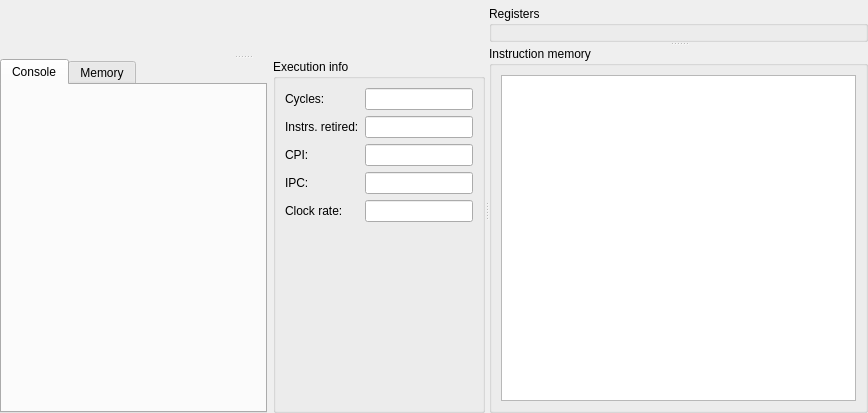
<?xml version="1.0" encoding="UTF-8"?>
<ui version="4.0">
 <class>Ripes::ProcessorTab</class>
 <widget class="QWidget" name="Ripes::ProcessorTab">
  <property name="geometry">
   <rect>
    <x>0</x>
    <y>0</y>
    <width>868</width>
    <height>413</height>
   </rect>
  </property>
  <property name="windowTitle">
   <string notr="true">Form</string>
  </property>
  <layout class="QGridLayout" name="gridLayout">
   <property name="leftMargin">
    <number>0</number>
   </property>
   <property name="topMargin">
    <number>6</number>
   </property>
   <property name="rightMargin">
    <number>0</number>
   </property>
   <property name="bottomMargin">
    <number>0</number>
   </property>
   <item row="0" column="0">
    <widget class="QSplitter" name="viewSplitter">
     <property name="orientation">
      <enum>Qt::Horizontal</enum>
     </property>
     <widget class="QSplitter" name="pipelinesplitter">
      <property name="orientation">
       <enum>Qt::Vertical</enum>
      </property>
      <widget class="vsrtl::VSRTLWidget" name="vsrtlWidget" native="true">
       <property name="sizePolicy">
        <sizepolicy hsizetype="Expanding" vsizetype="Expanding">
         <horstretch>0</horstretch>
         <verstretch>0</verstretch>
        </sizepolicy>
       </property>
      </widget>
      <widget class="QWidget" name="horizontalLayoutWidget_2">
       <layout class="QHBoxLayout" name="horizontalLayout_2" stretch="0,0">
        <item>
         <widget class="QTabWidget" name="tabWidget">
          <property name="currentIndex">
           <number>0</number>
          </property>
          <widget class="QWidget" name="tab">
           <attribute name="title">
            <string>Console</string>
           </attribute>
           <layout class="QGridLayout" name="gridLayout_5">
            <item row="0" column="0">
             <widget class="ConsoleWidget" name="console" native="true"/>
            </item>
           </layout>
          </widget>
          <widget class="QWidget" name="tab_2">
           <attribute name="title">
            <string>Memory</string>
           </attribute>
           <layout class="QGridLayout" name="gridLayout_6">
            <item row="0" column="0">
             <widget class="MemoryViewerWidget" name="widget" native="true"/>
            </item>
           </layout>
          </widget>
         </widget>
        </item>
        <item>
         <widget class="QGroupBox" name="groupBox_2">
          <property name="toolTip">
           <string>Execution statistics of the current program run.</string>
          </property>
          <property name="title">
           <string>Execution info</string>
          </property>
          <layout class="QGridLayout" name="gridLayout_8">
           <item row="0" column="0">
            <layout class="QGridLayout" name="gridLayout_7">
             <item row="1" column="1">
              <widget class="QLineEdit" name="instructionsRetired">
               <property name="toolTip">
                <string>Number of instructions that have completed (left the last pipeline stage).</string>
               </property>
               <property name="sizePolicy">
                <sizepolicy hsizetype="Preferred" vsizetype="Fixed">
                 <horstretch>0</horstretch>
                 <verstretch>0</verstretch>
                </sizepolicy>
               </property>
               <property name="alignment">
                <set>Qt::AlignRight|Qt::AlignTrailing|Qt::AlignVCenter</set>
               </property>
               <property name="readOnly">
                <bool>true</bool>
               </property>
              </widget>
             </item>
             <item row="2" column="0">
              <widget class="QLabel" name="label">
               <property name="toolTip">
                <string>Cycles per instruction</string>
               </property>
               <property name="text">
                <string>CPI:</string>
               </property>
              </widget>
             </item>
             <item row="2" column="1">
              <widget class="QLineEdit" name="cpi">
               <property name="toolTip">
                <string>CPI = cycles / retired instructions. Lower is better; 1.0 is ideal for a scalar pipeline.</string>
               </property>
               <property name="sizePolicy">
                <sizepolicy hsizetype="Preferred" vsizetype="Fixed">
                 <horstretch>0</horstretch>
                 <verstretch>0</verstretch>
                </sizepolicy>
               </property>
               <property name="minimumSize">
                <size>
                 <width>0</width>
                 <height>0</height>
                </size>
               </property>
               <property name="alignment">
                <set>Qt::AlignRight|Qt::AlignTrailing|Qt::AlignVCenter</set>
               </property>
               <property name="readOnly">
                <bool>true</bool>
               </property>
              </widget>
             </item>
             <item row="3" column="0">
              <widget class="QLabel" name="label_2">
               <property name="toolTip">
                <string>Instructions per cycle</string>
               </property>
               <property name="text">
                <string>IPC:</string>
               </property>
              </widget>
             </item>
             <item row="1" column="0">
              <widget class="QLabel" name="nInstrExecutedLabel">
               <property name="sizePolicy">
                <sizepolicy hsizetype="Preferred" vsizetype="Preferred">
                 <horstretch>0</horstretch>
                 <verstretch>0</verstretch>
                </sizepolicy>
               </property>
               <property name="toolTip">
                <string>An instruction has been retired once leaving the final stage of the processor</string>
               </property>
               <property name="text">
                <string>&lt;html&gt;&lt;head/&gt;&lt;body&gt;&lt;p&gt;Instrs. retired:&lt;/p&gt;&lt;/body&gt;&lt;/html&gt;</string>
               </property>
              </widget>
             </item>
             <item row="0" column="1">
              <widget class="QLineEdit" name="cycleCount">
               <property name="toolTip">
                <string>Number of clock cycles simulated since the last reset.</string>
               </property>
               <property name="sizePolicy">
                <sizepolicy hsizetype="Preferred" vsizetype="Fixed">
                 <horstretch>0</horstretch>
                 <verstretch>0</verstretch>
                </sizepolicy>
               </property>
               <property name="alignment">
                <set>Qt::AlignRight|Qt::AlignTrailing|Qt::AlignVCenter</set>
               </property>
               <property name="readOnly">
                <bool>true</bool>
               </property>
              </widget>
             </item>
             <item row="3" column="1">
              <widget class="QLineEdit" name="ipc">
               <property name="toolTip">
                <string>IPC = retired instructions / cycles (the inverse of CPI).</string>
               </property>
               <property name="sizePolicy">
                <sizepolicy hsizetype="Preferred" vsizetype="Preferred">
                 <horstretch>0</horstretch>
                 <verstretch>0</verstretch>
                </sizepolicy>
               </property>
               <property name="minimumSize">
                <size>
                 <width>0</width>
                 <height>0</height>
                </size>
               </property>
               <property name="alignment">
                <set>Qt::AlignRight|Qt::AlignTrailing|Qt::AlignVCenter</set>
               </property>
               <property name="readOnly">
                <bool>true</bool>
               </property>
              </widget>
             </item>
             <item row="0" column="0">
              <widget class="QLabel" name="label_3">
               <property name="toolTip">
                <string>Number of clock cycles simulated since the last reset.</string>
               </property>
               <property name="sizePolicy">
                <sizepolicy hsizetype="Preferred" vsizetype="Preferred">
                 <horstretch>0</horstretch>
                 <verstretch>0</verstretch>
                </sizepolicy>
               </property>
               <property name="text">
                <string>&lt;html&gt;&lt;head/&gt;&lt;body&gt;&lt;p&gt;Cycles:&lt;/p&gt;&lt;/body&gt;&lt;/html&gt;</string>
               </property>
               <property name="textFormat">
                <enum>Qt::RichText</enum>
               </property>
              </widget>
             </item>
             <item row="4" column="0">
              <widget class="QLabel" name="label_4">
               <property name="toolTip">
                <string>Simulated clock cycles per real second while running (averaged, see Settings &gt; Simulator).</string>
               </property>
               <property name="text">
                <string>Clock rate:</string>
               </property>
              </widget>
             </item>
             <item row="4" column="1">
              <widget class="QLineEdit" name="clockRate">
               <property name="toolTip">
                <string>Simulated clock cycles per real second while running (averaged, see Settings &gt; Simulator).</string>
               </property>
               <property name="sizePolicy">
                <sizepolicy hsizetype="Preferred" vsizetype="Fixed">
                 <horstretch>0</horstretch>
                 <verstretch>0</verstretch>
                </sizepolicy>
               </property>
               <property name="alignment">
                <set>Qt::AlignRight|Qt::AlignTrailing|Qt::AlignVCenter</set>
               </property>
               <property name="readOnly">
                <bool>true</bool>
               </property>
              </widget>
             </item>
            </layout>
           </item>
           <item row="1" column="0">
            <spacer name="verticalSpacer">
             <property name="orientation">
              <enum>Qt::Vertical</enum>
             </property>
             <property name="sizeHint" stdset="0">
              <size>
               <width>20</width>
               <height>40</height>
              </size>
             </property>
            </spacer>
           </item>
          </layout>
         </widget>
        </item>
       </layout>
      </widget>
     </widget>
     <widget class="QWidget" name="verticalLayoutWidget">
      <layout class="QVBoxLayout" name="verticalLayout_4" stretch="0">
       <item>
        <layout class="QGridLayout" name="gridLayout_4">
         <item row="0" column="0">
          <widget class="QSplitter" name="rightBarSplitter">
           <property name="orientation">
            <enum>Qt::Vertical</enum>
           </property>
           <property name="childrenCollapsible">
            <bool>false</bool>
           </property>
           <widget class="QGroupBox" name="groupBox">
            <property name="sizePolicy">
             <sizepolicy hsizetype="Preferred" vsizetype="MinimumExpanding">
              <horstretch>0</horstretch>
              <verstretch>0</verstretch>
             </sizepolicy>
            </property>
            <property name="title">
             <string>Registers</string>
            </property>
            <layout class="QGridLayout" name="gridLayout_2">
             <property name="leftMargin">
              <number>0</number>
             </property>
             <property name="topMargin">
              <number>0</number>
             </property>
             <property name="rightMargin">
              <number>0</number>
             </property>
             <property name="bottomMargin">
              <number>0</number>
             </property>
             <item row="0" column="0">
              <widget class="RegisterContainerWidget" name="registerContainerWidget" native="true">
               <property name="sizePolicy">
                <sizepolicy hsizetype="Preferred" vsizetype="MinimumExpanding">
                 <horstretch>0</horstretch>
                 <verstretch>0</verstretch>
                </sizepolicy>
               </property>
              </widget>
             </item>
            </layout>
           </widget>
           <widget class="QGroupBox" name="groupBox_3">
            <property name="sizePolicy">
             <sizepolicy hsizetype="Preferred" vsizetype="MinimumExpanding">
              <horstretch>0</horstretch>
              <verstretch>0</verstretch>
             </sizepolicy>
            </property>
            <property name="minimumSize">
             <size>
              <width>250</width>
              <height>0</height>
             </size>
            </property>
            <property name="title">
             <string>Instruction memory</string>
            </property>
            <layout class="QGridLayout" name="gridLayout_3">
             <item row="0" column="0">
              <widget class="QTableView" name="instructionView">
               <property name="sizePolicy">
                <sizepolicy hsizetype="Preferred" vsizetype="MinimumExpanding">
                 <horstretch>0</horstretch>
                 <verstretch>0</verstretch>
                </sizepolicy>
               </property>
              </widget>
             </item>
            </layout>
           </widget>
          </widget>
         </item>
        </layout>
       </item>
      </layout>
     </widget>
    </widget>
   </item>
  </layout>
 </widget>
 <customwidgets>
  <customwidget>
   <class>RegisterContainerWidget</class>
   <extends>QWidget</extends>
   <header>registercontainerwidget.h</header>
   <container>1</container>
  </customwidget>
  <customwidget>
   <class>vsrtl::VSRTLWidget</class>
   <extends>QWidget</extends>
   <header>VSRTL/graphics/vsrtl_widget.h</header>
   <container>1</container>
  </customwidget>
  <customwidget>
   <class>ConsoleWidget</class>
   <extends>QWidget</extends>
   <header>consolewidget.h</header>
   <container>1</container>
  </customwidget>
  <customwidget>
   <class>MemoryViewerWidget</class>
   <extends>QWidget</extends>
   <header>memoryviewerwidget.h</header>
   <container>1</container>
  </customwidget>
 </customwidgets>
 <resources/>
 <connections/>
</ui>
